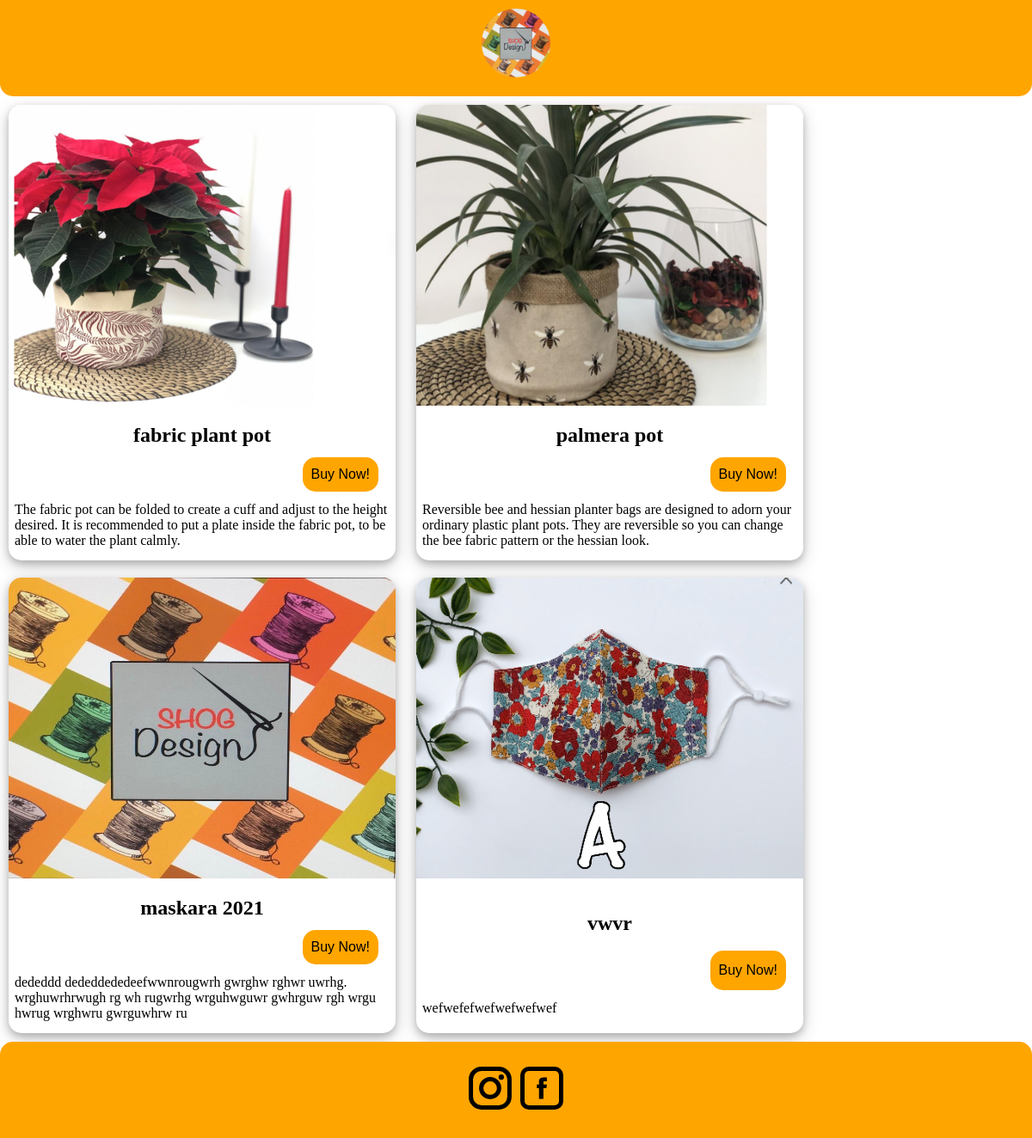
Screenshot of /products/ with the database file from the repository.
### shogproducts/models.py (models this page shows, shortened)
class post(models.Model):
    title = models.CharField(max_length=200)
    image = models.ImageField(upload_to='photos')
    image2 = models.ImageField(upload_to='photos',blank=True)
    image3 = models.ImageField(upload_to='photos',blank=True)
    Discount = models.CharField(max_length=100,blank=True,help_text="-20% discount")
    description = models.TextField()

### shogproducts/views.py (the view)
def product_list (request):
    imagenes = post.objects.all()
    return render(request,"shogproducts/post_list.html",{'posts': imagenes})

### shogproducts/templates/shogproducts/post_list.html (shortened to what this page needs)
{% extends 'shogproducts/base.html'%}
{% block content%}
    {% for p in posts %}
<article class="MCards">
    <div>
        <img id="big" class="img" src={{p.image.url}} alt="mascara">
    </div>
    <div class="description">
        <h2>{{p.title}}</h2>
        <button class="BuyB"><a href="https://www.etsy.com/uk/shop/FaceMaskShogDesign?ref=seller-platform-mcnav" target=”_blank” >Buy Now!</a></button>
        <p>{{p.description}}</p>
    </div>
</article>
    {% endfor %}
{% endblock %}

### shogproducts/templates/shogproducts/base.html (shortened to what this page needs)
{% load static %}
<!DOCTYPE html>
<html lang="en">
<head>
    <link href="{% static 'products/css/style.css' %}" rel="stylesheet">
</head>
<body>
<header>
    <div class="header-vacio">
        <div class="LogoHome2">
            <a href="{% url 'home' %}"><img src="{% static 'products/images/logo.JPG'%}" alt="logo"></a>
        </div>
    </div>
</header>
<main>
    {% block content %}
    {% endblock %}
</main>
<footer class="footer">
    <div class="social-networks">
        <a href="https://www.instagram.com/shog_design/" target="_blank"></a>
        <a href="https://www.facebook.com/shoghik.sargsyan.56" target="_blank"></a>
    </div>
</footer>
</body>
</html>

### shogproducts/static/products/css/style.css (style rules this page uses)
* { margin: 0; padding: 0; }
:root { --main-color : orange ; --radius-card : 15px; --banner-home : 7em; }
body { display: grid; grid-template-areas: "header header header" "main main main" "main main main" "footer footer footer" ; height: 100vh; }
header { grid-area: header; background: var(--main-color); height: var(--banner-home); border-radius: 0 0 var(--radius-card) var(--radius-card); }
main { grid-area: main; background: white; }
footer { display: grid; grid-area:footer; background:var(--main-color); height: var(--banner-home); border-radius: var(--radius-card) var(--radius-card) 0 0; }
.footer { align-self: end; }
.social-networks { display: grid; grid-template-columns: 1fr 1fr; height: inherit; align-self: end; }
.social-networks a { align-self: center; }
.social-networks a:nth-child(1) { justify-self:end; }
.LogoHome2 a { display: grid; margin: 10px 10px; }
.LogoHome2 a img { justify-self: center; align-self: center; border-radius: 100px; width : 80px ; height : 80px ; }
.MCards { display: inline-grid; border-radius: var(--radius-card); box-shadow: 0 4px 8px 0 rgba(0, 0, 0, 0.2), 0 6px 20px 0 rgba(0, 0, 0, 0.19); width: 450px; height: 530px; margin: 10px; text-align: center; }
.img { border-radius: var(--radius-card) var(--radius-card) 0 0; width: 100%; height: 350px; }
.description { display:grid; }
.description h2 { margin: 10px 5px; }
.description p { margin: 10px 5px; font-size: 1rem; padding: 2px; text-align: left; }
.BuyB { border: none; border-radius : var(--radius-card); background-color : var(--main-color); margin-left: auto; margin-right: 20px; padding: 10px; font-size: 1rem; }
.BuyB a { list-style-type: none; text-decoration : none; color: black; }

### rows the page displays
post: image (picture), title "fabric plant pot", description "The fabric pot can be folded to create a cuff and adjust to the height desired. It is recommended to put a plate inside the fabric pot, to be able to water the plant calmly."
post: image (picture), title "palmera pot", description "Reversible bee and hessian planter bags are designed to adorn your ordinary plastic plant pots. They are reversible so you can change the bee fabric pattern or the hessian look."
post: image (picture), title "maskara 2021", description "dededdd dededdededeefwwnrougwrh gwrghw rghwr uwrhg. wrghuwrhrwugh rg wh rugwrhg wrguhwguwr gwhrguw rgh wrgu hwrug wrghwru gwrguwhrw ru"
post: image (picture), title "vwvr", description "wefwefefwefwefwefwef"
